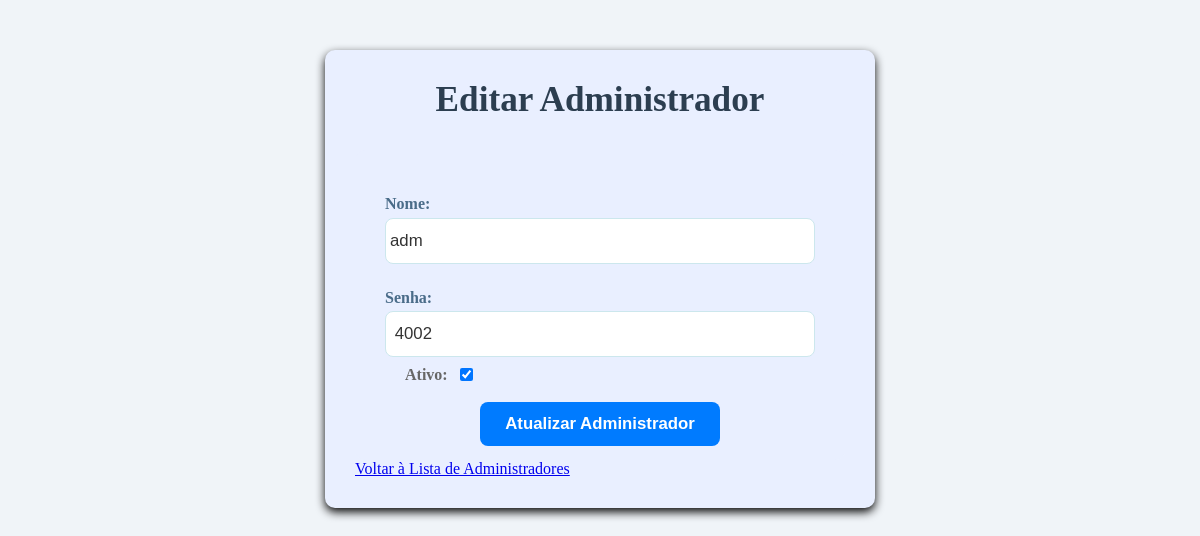
The page /login/editar_administrador.php?id=3 (signed in) on the database its author committed.
### tables this page shows
CREATE TABLE `ADMINISTRADOR` (`ADM_ID` INTEGER not null, `ADM_NOME` VARCHAR(255) not null, `ADM_SENHA` VARCHAR(255) not null, `ADM_ATIVO` INTEGER not null default 0, "frase_seguranca" VARCHAR(255) NULL, primary key (`ADM_ID`));

### login/editar_administrador.php (the view, shortened to what this page needs)
<?php
require_once('../conexao_db.php');
$adm_id = $_GET['id'];
$stmt_adm = $pdo->prepare("SELECT * FROM ADMINISTRADOR WHERE ADM_ID = :adm_id");
$stmt_adm->bindParam(':adm_id', $adm_id, PDO::PARAM_INT);
$stmt_adm->execute();
$adm = $stmt_adm->fetch(PDO::FETCH_ASSOC);
?>
<!DOCTYPE html>
<html lang="pt">
<head>
</head>
<body class="body">
    <div class="card">
<h1>Editar Administrador</h1>
<form action="" method="post" enctype="multipart/form-data">
    <label for="nome">Nome:</label>
    <input type="text" name="nome" id="nome" value="<?= $adm['ADM_NOME'] ?>" required>
    <p>
    <label for="senha">Senha:</label>
    <input type="text" name="senha" id="senha" value=" <?= $adm['ADM_SENHA'] ?>" required>
    <p>
    <p>
    <label for="ativo">Ativo:</label>
    <input type="checkbox" name="ativo" id="ativo" value="1" <?= $adm['ADM_ATIVO'] ? 'checked' : '' ?>>
    <p>
    <p>
    <button type="submit">Atualizar Administrador</button>
</form>
    <a href="listar_administrador.php">Voltar à Lista de Administradores</a>
</div>
</body>
</html>

### login/editar_administrador.php (style rules this page uses)
* { margin: 0; padding: 0; box-sizing: border-box; }
body.body { background-color: #f0f4f8; display: flex; justify-content: center; align-items: flex-start; padding: 50px 20px; min-height: 100vh; }
.card { background-color: #E9efff; padding: 40px; border-radius: 8px; width:280px; box-shadow: 0 4px 10px rgba(0, 0, 0, 0.97); }
.card, form { background-color: #E9efff; padding: 30px; border-radius: 10px; width: 100%; max-width: 550px; }
h1 { color: #2c3e50; margin-bottom: 30px; text-align: center; font-size: 2.2em; font-weight: 700; }
form label { font-weight: 600; color: #4a6c89; margin-bottom: 5px; margin-top: 15px; display: block; text-align: left; }
form input[type="text"], form input[type="password"] { width: 100%; padding: 12px 4px; border: 1px solid #cce7ed; border-radius: 8px; font-size: 1.05em; color: #333; outline: none; transition: border-color 0.2s ease, box-shadow 0.2s ease; margin-bottom: 0; }
form p { margin-top: 26px; margin-bottom: -16px; line-height: 1; }
form label[for="ativo"] { display: inline-block; margin-top: 0; margin-left: 20px; margin-right: 8px; vertical-align: middle; color: #666; }
form button[type="submit"] { padding: 12px 25px; border: none; border-radius: 8px; font-size: 1.05em; cursor: pointer; font-weight: 600; margin-top: 30px; background-color: #007bff; color: white; display: block; margin-left: auto; margin-right: auto; }

### rows shown on the page
administrador: nome "adm", senha "4002", ADM_ATIVO "☑"
